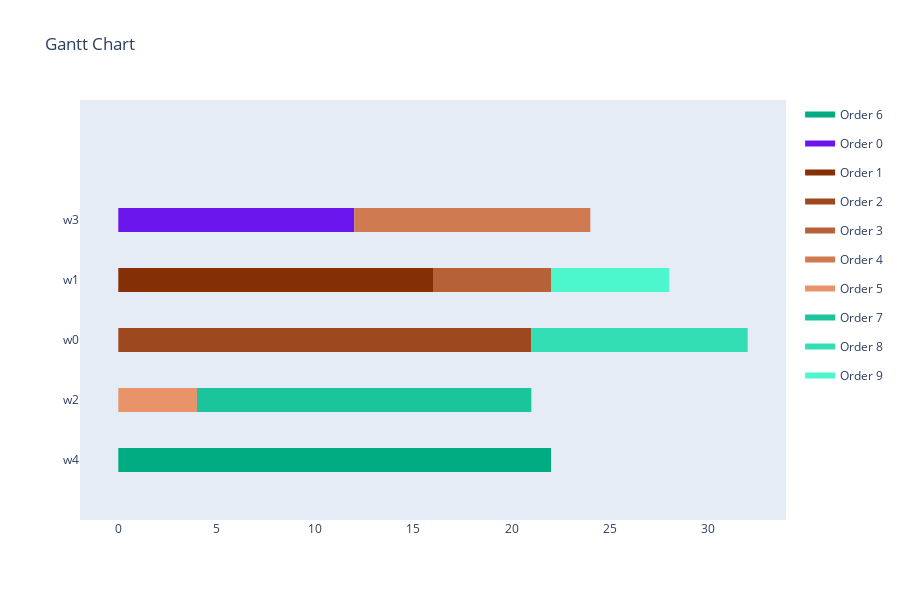

This figure's notebook cell:
### Markdown cell above
<h4>Visualize Schedule</h4>

### Code cell
visualize_schedule_demo(schedule, env, orders)

### Figure 1 — Plotly figure (JSON) as saved in the notebook; plotly's stock layout.template omitted (floating-point values rounded to 4 significant figures)
{"data": [{"fill": "toself", "fillcolor": "rgb(1, 172, 131)", "hoverinfo": "name", "legendgroup": "rgb(1, 172, 131)", "mode": "none", "name": "Order 6", "type": "scatter", "x": [0, 9, 9, 0, 0, 9, 13, 13, 9, 9, 13, 17, 17, 13, 13, 17, 22, 22, 17], "y": [-0.2, -0.2, 0.2, 0.2, null, -0.2, -0.2, 0.2, 0.2, null, -0.2, -0.2, 0.2, 0.2, null, -0.2, -0.2, 0.2, 0.2]}, {"fill": "toself", "fillcolor": "rgb(107, 22, 237)", "hoverinfo": "name", "legendgroup": "rgb(107, 22, 237)", "mode": "none", "name": "Order 0", "type": "scatter", "x": [0, 1, 1, 0, 0, 1, 8, 8, 1, 1, 8, 12, 12, 8], "y": [3.8, 3.8, 4.2, 4.2, null, 3.8, 3.8, 4.2, 4.2, null, 3.8, 3.8, 4.2, 4.2]}, {"fill": "toself", "fillcolor": "rgb(132, 47, 6)", "hoverinfo": "name", "legendgroup": "rgb(132, 47, 6)", "mode": "none", "name": "Order 1", "type": "scatter", "x": [0, 5, 5, 0, 0, 5, 11, 11, 5, 5, 11, 16, 16, 11], "y": [2.8, 2.8, 3.2, 3.2, null, 2.8, 2.8, 3.2, 3.2, null, 2.8, 2.8, 3.2, 3.2]}, {"fill": "toself", "fillcolor": "rgb(157, 72, 31)", "hoverinfo": "name", "legendgroup": "rgb(157, 72, 31)", "mode": "none", "name": "Order 2", "type": "scatter", "x": [0, 9, 9, 0, 0, 9, 15, 15, 9, 9, 15, 17, 17, 15, 15, 17, 21, 21, 17], "y": [1.8, 1.8, 2.2, 2.2, null, 1.8, 1.8, 2.2, 2.2, null, 1.8, 1.8, 2.2, 2.2, null, 1.8, 1.8, 2.2, 2.2]}, {"fill": "toself", "fillcolor": "rgb(182, 97, 56)", "hoverinfo": "name", "legendgroup": "rgb(182, 97, 56)", "mode": "none", "name": "Order 3", "type": "scatter", "x": [16, 21, 21, 16, 16, 21, 22, 22, 21], "y": [2.8, 2.8, 3.2, 3.2, null, 2.8, 2.8, 3.2, 3.2]}, {"fill": "toself", "fillcolor": "rgb(207, 122, 81)", "hoverinfo": "name", "legendgroup": "rgb(207, 122, 81)", "mode": "none", "name": "Order 4", "type": "scatter", "x": [12, 13, 13, 12, 12, 13, 20, 20, 13, 13, 20, 24, 24, 20], "y": [3.8, 3.8, 4.2, 4.2, null, 3.8, 3.8, 4.2, 4.2, null, 3.8, 3.8, 4.2, 4.2]}, {"fill": "toself", "fillcolor": "rgb(232, 147, 106)", "hoverinfo": "name", "legendgroup": "rgb(232, 147, 106)", "mode": "none", "name": "Order 5", "type": "scatter", "x": [0, 2, 2, 0, 0, 2, 4, 4, 2], "y": [0.8, 0.8, 1.2, 1.2, null, 0.8, 0.8, 1.2, 1.2]}, {"fill": "toself", "fillcolor": "rgb(26, 197, 156)", "hoverinfo": "name", "legendgroup": "rgb(26, 197, 156)", "mode": "none", "name": "Order 7", "type": "scatter", "x": [4, 8, 8, 4, 4, 8, 17, 17, 8, 8, 17, 21, 21, 17], "y": [0.8, 0.8, 1.2, 1.2, null, 0.8, 0.8, 1.2, 1.2, null, 0.8, 0.8, 1.2, 1.2]}, {"fill": "toself", "fillcolor": "rgb(51, 222, 181)", "hoverinfo": "name", "legendgroup": "rgb(51, 222, 181)", "mode": "none", "name": "Order 8", "type": "scatter", "x": [21, 23, 23, 21, 21, 23, 28, 28, 23, 23, 28, 32, 32, 28], "y": [1.8, 1.8, 2.2, 2.2, null, 1.8, 1.8, 2.2, 2.2, null, 1.8, 1.8, 2.2, 2.2]}, {"fill": "toself", "fillcolor": "rgb(76, 247, 206)", "hoverinfo": "name", "legendgroup": "rgb(76, 247, 206)", "mode": "none", "name": "Order 9", "type": "scatter", "x": [22, 27, 27, 22, 22, 27, 28, 28, 27], "y": [2.8, 2.8, 3.2, 3.2, null, 2.8, 2.8, 3.2, 3.2]}, {"legendgroup": "rgb(1, 172, 131)", "marker": {"color": "rgb(1, 172, 131)", "opacity": 0, "size": 1}, "mode": "markers", "name": "", "showlegend": false, "text": [null, null, null, null, null, null, null, null], "type": "scatter", "x": [0, 9, 9, 13, 13, 17, 17, 22], "y": [0, 0, 0, 0, 0, 0, 0, 0]}, {"legendgroup": "rgb(107, 22, 237)", "marker": {"color": "rgb(107, 22, 237)", "opacity": 0, "size": 1}, "mode": "markers", "name": "", "showlegend": false, "text": [null, null, null, null, null, null], "type": "scatter", "x": [0, 1, 1, 8, 8, 12], "y": [4, 4, 4, 4, 4, 4]}, {"legendgroup": "rgb(132, 47, 6)", "marker": {"color": "rgb(132, 47, 6)", "opacity": 0, "size": 1}, "mode": "markers", "name": "", "showlegend": false, "text": [null, null, null, null, null, null], "type": "scatter", "x": [0, 5, 5, 11, 11, 16], "y": [3, 3, 3, 3, 3, 3]}, {"legendgroup": "rgb(157, 72, 31)", "marker": {"color": "rgb(157, 72, 31)", "opacity": 0, "size": 1}, "mode": "markers", "name": "", "showlegend": false, "text": [null, null, null, null, null, null, null, null], "type": "scatter", "x": [0, 9, 9, 15, 15, 17, 17, 21], "y": [2, 2, 2, 2, 2, 2, 2, 2]}, {"legendgroup": "rgb(182, 97, 56)", "marker": {"color": "rgb(182, 97, 56)", "opacity": 0, "size": 1}, "mode": "markers", "name": "", "showlegend": false, "text": [null, null, null, null], "type": "scatter", "x": [16, 21, 21, 22], "y": [3, 3, 3, 3]}, {"legendgroup": "rgb(207, 122, 81)", "marker": {"color": "rgb(207, 122, 81)", "opacity": 0, "size": 1}, "mode": "markers", "name": "", "showlegend": false, "text": [null, null, null, null, null, null], "type": "scatter", "x": [12, 13, 13, 20, 20, 24], "y": [4, 4, 4, 4, 4, 4]}, {"legendgroup": "rgb(232, 147, 106)", "marker": {"color": "rgb(232, 147, 106)", "opacity": 0, "size": 1}, "mode": "markers", "name": "", "showlegend": false, "text": [null, null, null, null], "type": "scatter", "x": [0, 2, 2, 4], "y": [1, 1, 1, 1]}, {"legendgroup": "rgb(26, 197, 156)", "marker": {"color": "rgb(26, 197, 156)", "opacity": 0, "size": 1}, "mode": "markers", "name": "", "showlegend": false, "text": [null, null, null, null, null, null], "type": "scatter", "x": [4, 8, 8, 17, 17, 21], "y": [1, 1, 1, 1, 1, 1]}, {"legendgroup": "rgb(51, 222, 181)", "marker": {"color": "rgb(51, 222, 181)", "opacity": 0, "size": 1}, "mode": "markers", "name": "", "showlegend": false, "text": [null, null, null, null, null, null], "type": "scatter", "x": [21, 23, 23, 28, 28, 32], "y": [2, 2, 2, 2, 2, 2]}, {"legendgroup": "rgb(76, 247, 206)", "marker": {"color": "rgb(76, 247, 206)", "opacity": 0, "size": 1}, "mode": "markers", "name": "", "showlegend": false, "text": [null, null, null, null], "type": "scatter", "x": [22, 27, 27, 28], "y": [3, 3, 3, 3]}], "layout": {"height": 600, "hovermode": "closest", "showlegend": true, "title": {"text": "Gantt Chart"}, "xaxis": {"rangeselector": {"buttons": [{"count": 7, "label": "1w", "step": "day", "stepmode": "backward"}, {"count": 1, "label": "1m", "step": "month", "stepmode": "backward"}, {"count": 6, "label": "6m", "step": "month", "stepmode": "backward"}, {"count": 1, "label": "YTD", "step": "year", "stepmode": "todate"}, {"count": 1, "label": "1y", "step": "year", "stepmode": "backward"}, {"step": "all"}]}, "showgrid": false, "type": "linear", "zeroline": false}, "yaxis": {"autorange": false, "range": [-1, 6], "showgrid": false, "ticktext": ["w4", "w2", "w0", "w1", "w3"], "tickvals": [0, 1, 2, 3, 4], "zeroline": false}}}
